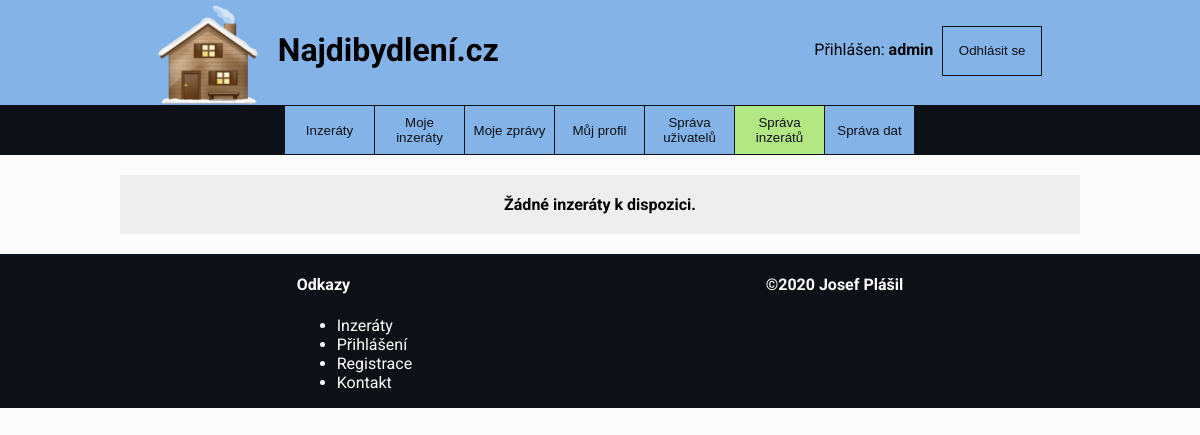
Before: /index.php?page=manage_ads (signed in) with the older database file.
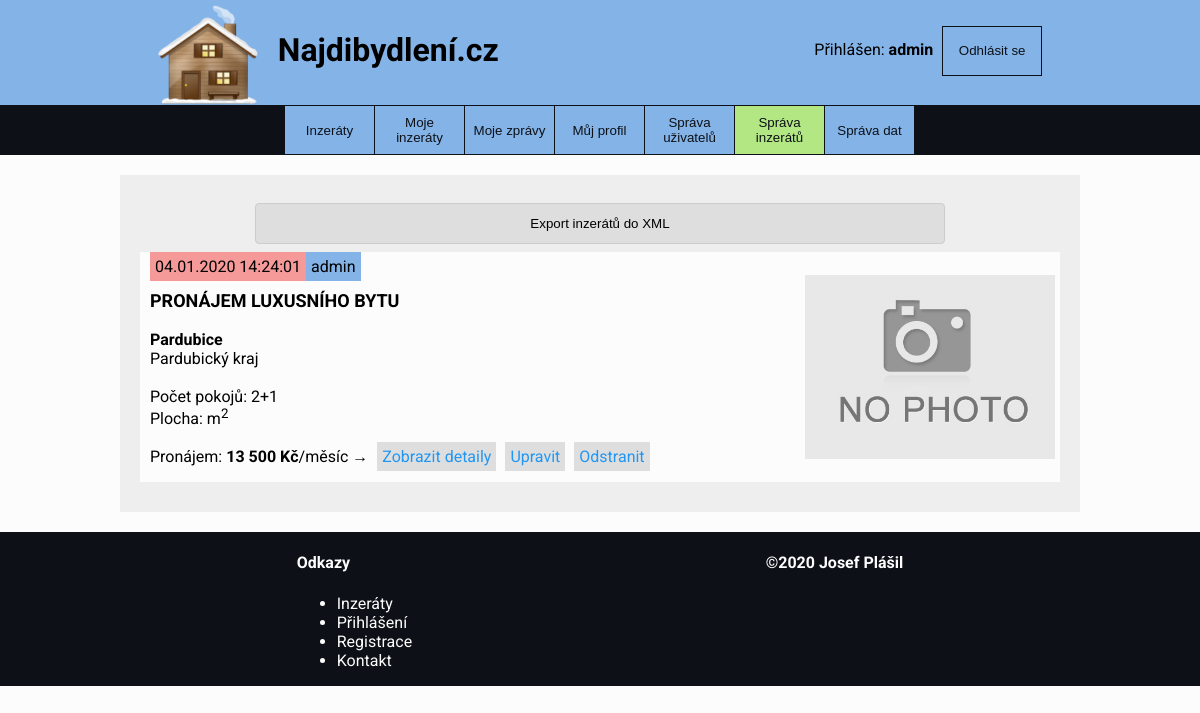
After: the same page with the newer database file.
### tables this page shows
CREATE TABLE IF NOT EXISTS `items` (
                                                `item_id` INT(5) NOT NULL AUTO_INCREMENT,
                                                `publication_date` DATETIME NOT NULL,
                                                `modification_date` DATETIME NULL,
                                                `price` INT(7) NOT NULL,
                                                `users_user_id` INT(6) NOT NULL,
                                                `categories_category_id` INT(2) NOT NULL,
                                                `title` VARCHAR(45) NOT NULL,
                                                `description` TEXT NOT NULL,
                                                `rooms_room_id` INT(2) NOT NULL,
                                                `cities_city_id` INT NOT NULL,
                                                `type` VARCHAR(45) NOT NULL,
                                                PRIMARY KEY (`item_id`),
                                                INDEX `fk_ITEM_USERS1_idx` (`users_user_id` ASC),
                                                INDEX `fk_ITEM_CATEGORY1_idx` (`categories_category_id` ASC),
                                                INDEX `fk_ITEMS_ROOMS1_idx` (`rooms_room_id` ASC),
                                                INDEX `fk_items_cities1_idx` (`cities_city_id` ASC),
                                                CONSTRAINT `fk_ITEM_USERS1`
                                                    FOREIGN KEY (`users_user_id`)
                                                        REFERENCES `users` (`user_id`)
                                                        ON DELETE NO ACTION
                                                        ON UPDATE NO ACTION,
                                                CONSTRAINT `fk_ITEM_CATEGORY1`
                                                    FOREIGN KEY (`categories_category_id`)
                                                        REFERENCES `categories` (`category_id`)
                                                        ON DELETE NO ACTION
                                                        ON UPDATE NO ACTION,
                                                CONSTRAINT `fk_ITEMS_ROOMS1`
                                                    FOREIGN KEY (`rooms_room_id`)
                                                        REFERENCES `rooms` (`room_id`)
                                                        ON DELETE NO ACTION
                                                        ON UPDATE NO ACTION,
                                                CONSTRAINT `fk_items_cities1`
                                                    FOREIGN KEY (`cities_city_id`)
                                                        REFERENCES `cities` (`city_id`)
                                                        ON DELETE NO ACTION
                                                        ON UPDATE NO ACTION);

CREATE TABLE IF NOT EXISTS `users` (
                                                `user_id` INT(6) NOT NULL AUTO_INCREMENT,
                                                `username` VARCHAR(45) NOT NULL,
                                                `password` VARCHAR(45) NOT NULL,
                                                `email` VARCHAR(45) NOT NULL,
                                                `created` DATETIME NOT NULL,
                                                `description` TEXT NOT NULL,
                                                `role` VARCHAR(15) NOT NULL,
                                                PRIMARY KEY (`user_id`));

CREATE TABLE IF NOT EXISTS `cities` (
                                                 `city_id` INT NOT NULL AUTO_INCREMENT,
                                                 `name` VARCHAR(45) NOT NULL,
                                                 `regions_region_id` INT NOT NULL,
                                                 PRIMARY KEY (`city_id`),
                                                 INDEX `fk_cities_regions1_idx` (`regions_region_id` ASC),
                                                 CONSTRAINT `fk_cities_regions1`
                                                     FOREIGN KEY (`regions_region_id`)
                                                         REFERENCES `regions` (`region_id`)
                                                         ON DELETE NO ACTION
                                                         ON UPDATE NO ACTION);

CREATE TABLE IF NOT EXISTS `regions` (
                                                  `region_id` INT(2) NOT NULL AUTO_INCREMENT,
                                                  `name` VARCHAR(75) NOT NULL,
                                                  PRIMARY KEY (`region_id`));

CREATE TABLE IF NOT EXISTS `rooms` (
                                                `room_id` INT(2) NOT NULL AUTO_INCREMENT,
                                                `name` VARCHAR(10) NOT NULL,
                                                PRIMARY KEY (`room_id`));

### data/function.php (called while the page is built, shortened)
<?php
$dbServername = "localhost";
$dbUsername = "root";
$dbPassword = "Database1001";
$dbName = 'db_dev';
function getAllUsersItems() {
    global $dbServername, $dbUsername, $dbPassword, $dbName;
    $conn = new mysqli($dbServername, $dbUsername, $dbPassword, $dbName);
    $sql = "SELECT item_id, publication_date, modification_date, price, area, users.username,categories.name AS category,
       title, items.description, cities.name AS city, regions.name AS region, rooms.name AS room, type FROM items
                JOIN users ON items.USERS_user_id=user_id
                JOIN categories ON items.categories_category_id = categories.category_id
                JOIN cities ON items.cities_city_id = cities.city_id
                JOIN regions on cities.regions_region_id = region_id
                LEFT JOIN rooms on items.ROOMS_room_id = room_id
                ORDER BY publication_date DESC";
    return $conn->query($sql);
}
function getPictures($id) {
    global $dbServername, $dbUsername, $dbPassword, $dbName;
    $conn = new mysqli($dbServername, $dbUsername, $dbPassword, $dbName);
    $sql = "SELECT * FROM images WHERE items_item_id = $id";
    return $conn->query($sql);
}

### page/manage_ads.php (the view, shortened to what the changed rows need)
<?php
$itemsAll = getAllUsersItems();
$itemsExport = getAllUsersItems();
?>
<div class="full-width-wrapper">
    <div class="flex-wrap">
        <div class="item-details">
            <div id="user-items-list">
                <?php
                if ($itemsExport->num_rows > 0) {
                    echo "
                        <div class=\"message-form\">
                            <form method='post'>
                                <input type='submit' name='export' value='Export inzerátů do XML'>
                            </form>
                        </div>
                        ";
                }
                if ($itemsAll->num_rows > 0) {
                    while ($rowUserItems = $itemsAll->fetch_assoc()) {
                        $itemId = $rowUserItems["item_id"];
                        try {
                            $modificationDate = date_format(new DateTime($rowUserItems["modification_date"]), "d.m.Y H:i:s");
                        } catch (Exception $e){echo 'Message: ' .$e->getMessage();}
                        $price = number_format($rowUserItems["price"], 0, '.', ' ');
                        $area = $rowUserItems["area"];
                        $itemUsername = $rowUserItems["username"];
                        $title = $rowUserItems["title"];
                        $city = $rowUserItems["city"];
                        $region = $rowUserItems["region"];
                        $room = $rowUserItems["room"];
                        $type = $rowUserItems["type"];
                        $pictures = getPictures($itemId);
                        ?>
                        <div class="user-item-row">
                            <?php
                            echo "
                            <div class='information'>
                            <span class='item-date'>$modificationDate</span>
                            <span class='item-date' style='background: #84B3E7'>$itemUsername</span><br><br>
                            <span class='item-title'>$title</span><br><br>
                            <span><b>$city</b></span><br>
                            <span>$region</span><br><br>
                            <span>Počet pokojů: $room</span><br>
                            <span>Plocha: $area m<sup>2</sup></span><br><br>
                        ";
                            if ($type == 'Pronájem'){
                                echo "<span>Pronájem: <b>$price Kč</b>/měsíc</span>";
                            } else if ($type == 'Prodej') {
                                echo "<span>Prodej: <b>$price Kč</b></span>";
                            }
                            echo "
                            &rarr; <a class=\"information-link\" href=\"?page=details&item=$itemId\">Zobrazit detaily</a>
                            <a class=\"information-link\" href=\"?page=edit_ad&item=$itemId\">Upravit</a>
                            <a class=\"information-link\" href=\"?page=delete_ad&item=$itemId\" onclick=\"return confirm('Opravdu chcete inzerát smazat?')\">Odstranit</a>
                        </div>
                        ";
                            if ($pictures->num_rows > 0) {
                                $rowPicture = $pictures->fetch_assoc();
                                $pictureId = $rowPicture["image_id"];
                                $pictureName = $rowPicture["name"];
                                $picturePath = $rowPicture["path"];
                                echo "
                                <div class='image-container'>
                                    <img src= '$picturePath' alt='$pictureName'>
                                </div>
                            ";
                            } else {
                                echo "
                                <div class='image-container'>
                                    <img src= './img/no-image.PNG' alt='no-image'>
                                </div>
                            ";
                            }
                            ?>
                        </div>
                        <?php
                    }
                } else {
                    echo "<b>Žádné inzeráty k dispozici.</b>";
                }
                ?>
            </div>
        </div>
    </div>
</div>

Changed rows visible on the page:
added items: modification_date "04.01.2020 14:24:01", users_user.username "admin", title "PRONÁJEM LUXUSNÍHO BYTU", cities_city.name "Pardubice", regions.name "Pardubický kraj", rooms_room.name "2+1", price "13 500"
Other visible differences:
form field export: (not shown) → "Export inzerátů do XML"
text no longer shown: "Žádné inzeráty k dispozici."
